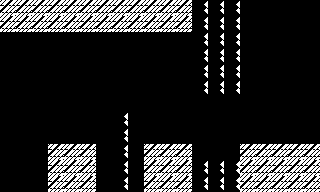

This is a level from a 2D game, rendered from its Tiled map with the project's own tilesets. A one-line summary and the complete map file follow:
An orthogonal 20x12 tile map with 16x16 px tiles, 1 tile layer (Sprites) and 7 objects.

<map version="1.8" tiledversion="1.8.2" orientation="orthogonal" renderorder="right-down" width="20" height="12" tilewidth="16" tileheight="16" infinite="0" nextlayerid="3" nextobjectid="8">
 <tileset firstgid="1" source="tileset.tsx" />
 <layer id="1" name="Sprites" width="20" height="12">
  <data encoding="csv">
12,12,12,12,12,12,12,12,12,12,12,12,28,28,28,0,0,0,0,0,
12,12,12,12,12,12,12,12,12,12,12,12,28,28,28,0,0,0,0,0,
0,0,0,0,0,0,0,0,0,0,0,0,28,28,28,0,0,0,0,0,
0,0,0,0,0,0,0,0,0,0,0,0,28,28,28,0,0,0,0,0,
0,0,0,0,0,0,0,0,0,0,0,0,28,28,28,0,0,0,0,0,
0,0,0,0,0,0,0,0,0,0,0,0,28,28,28,0,0,0,0,0,
0,0,0,0,0,0,4,36,4,0,0,0,0,0,0,0,0,0,0,0,
0,0,0,0,0,0,36,28,36,0,0,0,0,0,0,0,0,0,0,0,
0,0,0,0,0,0,36,28,36,0,0,0,0,0,0,0,0,0,0,0,
36,36,36,12,12,12,36,28,36,12,12,12,0,0,0,12,12,12,12,12,
36,36,36,12,12,12,36,28,36,12,12,12,28,28,28,12,12,12,12,12,
36,36,36,12,12,12,36,28,36,12,12,12,28,28,28,12,12,12,12,12
</data>
 </layer>
 <objectgroup id="2" name="Colliders">
  <object id="1" x="0" y="0" width="192" height="32" />
  <object id="2" x="192" y="-48" width="48" height="144" />
  <object id="3" x="0" y="144" width="96" height="48" />
  <object id="4" x="96" y="96" width="48" height="96" />
  <object id="5" x="144" y="144" width="48" height="48" />
  <object id="6" x="192" y="160" width="48" height="32" />
  <object id="7" x="240" y="144" width="80" height="48" />
 </objectgroup>
</map>